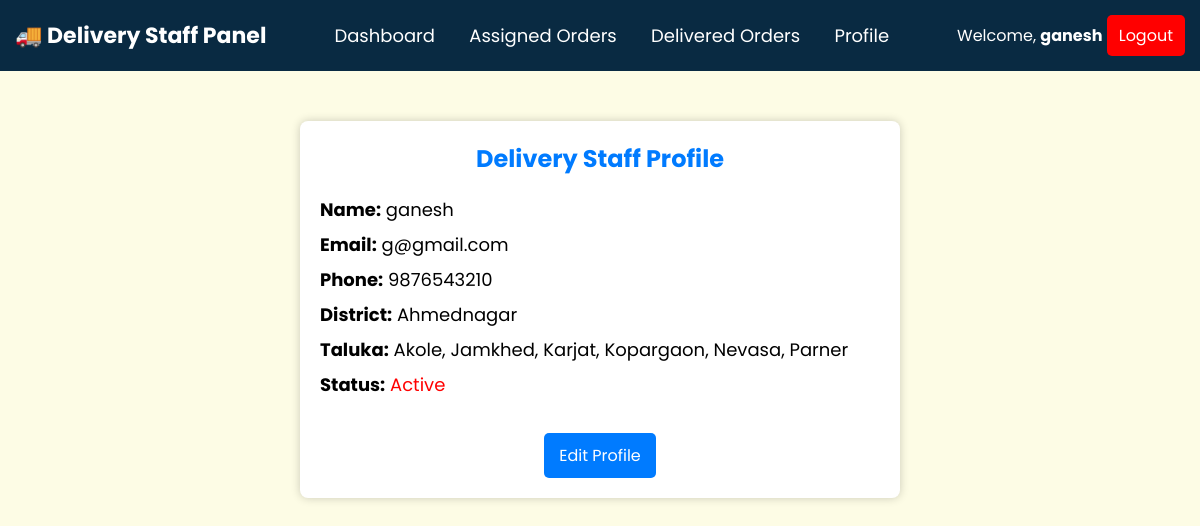
/ds_profile.php (signed in), run on the app's committed database.
### tables this page shows
CREATE TABLE `delivery_staff` (
  `id` int(11) NOT NULL,
  `name` varchar(255) NOT NULL,
  `email` varchar(255) NOT NULL,
  `phone` varchar(15) NOT NULL,
  `password` varchar(255) NOT NULL,
  `status` enum('Active','Inactive') DEFAULT 'Active',
  `created_at` timestamp NOT NULL DEFAULT current_timestamp(),
  `state` varchar(255) NOT NULL DEFAULT 'Maharashtra',
  `district` varchar(255) NOT NULL,
  `taluka` text DEFAULT NULL
);

### ds_profile.php (the view, shortened to what this page needs)
<?php
include 'config.php';
$ds_id = mysqli_real_escape_string($conn, $_SESSION['delivery_staff_id']);
$query = "SELECT * FROM delivery_staff WHERE id = '$ds_id'";
$result = mysqli_query($conn, $query) or die(mysqli_error($conn));
if (mysqli_num_rows($result) > 0) {
    $staff = mysqli_fetch_assoc($result);
} else {
    echo "<p style='color: red; text-align: center;'>Profile not found!</p>";
    exit();
}
?>
<!DOCTYPE html>
<html lang="en">
<head>
    <link rel="stylesheet" href="./css/admin.css">
</head>
<body style="background-color:#fdfce5">
<?php include 'ds_header.php'; ?>
<div class="profile-container">
    <h2>Delivery Staff Profile</h2>
    <div class="profile-info">
        <p><strong>Name:</strong> <?php echo $staff['name']; ?></p>
        <p><strong>Email:</strong> <?php echo $staff['email']; ?></p>
        <p><strong>Phone:</strong> <?php echo $staff['phone']; ?></p>
        <p><strong>District:</strong> <?php echo $staff['district']; ?></p>
        <p><strong>Taluka:</strong> <?php echo $staff['taluka']; ?></p>
        <p><strong>Status:</strong>
            <span style="color: <?php echo ($staff['status'] == 'active') ? 'green' : 'red'; ?>;">
                <?php echo ucfirst($staff['status']); ?>
            </span>
        </p>
    </div>
    <a href="ds_edit_profile.php" class="edit-btn">Edit Profile</a>
</div>
</body>
</html>

### ds_header.php (shortened to what this page needs)
<?php
include 'config.php';
$ds_id = mysqli_real_escape_string($conn, $_SESSION['delivery_staff_id']);
$query = mysqli_query($conn, "SELECT name FROM delivery_staff WHERE id = '$ds_id'") or die(mysqli_error($conn));
$ds_data = mysqli_fetch_assoc($query);
$ds_name = $ds_data['name'];
?>
<!DOCTYPE html>
<html lang="en">
<head>
    <link rel="stylesheet" href="./css/admin.css">
</head>
<body>
<div class="header">
    <div class="logo">🚚 Delivery Staff Panel</div>
    <div class="menu">
        <a href="ds_dashboard.php">Dashboard</a>
        <a href="ds_assigned_orders.php">Assigned Orders</a>
        <a href="ds_delivered_orders.php">Delivered Orders</a>
        <a href="ds_profile.php">Profile</a>
    </div>
    <div>
        <span>Welcome, <strong><?php echo $ds_name; ?></strong></span>
        <a href="ds_logout.php"><button class="logout-btn">Logout</button></a>
    </div>
</div>
</body>
</html>

### css/admin.css (style rules this page uses)
* { text-decoration: none; margin: 0; padding: 0; font-family: "Poppins", sans-serif; box-sizing: border-box; outline: none; border: none; }
a { color: #ff0000; text-decoration: none; background-color: transparent; }

### ds_profile.php (style rules this page uses)
body { background-color: lightgrey; }
.profile-container { width: 50%; margin: 50px auto; background: white; padding: 20px; border-radius: 8px; box-shadow: 0px 0px 10px rgba(0, 0, 0, 0.2); text-align: center; }
.profile-container h2 { color: #007bff; }
.profile-info { text-align: left; margin: 20px 0; }
.profile-info p { font-size: 18px; margin: 8px 0; }
.edit-btn { display: inline-block; padding: 10px 15px; background: #007bff; color: white; text-decoration: none; border-radius: 5px; margin-top: 15px; }

### ds_header.php (style rules this page uses)
.header { background-color: #092a42; color: white; padding: 15px; text-align: center; display: flex; justify-content: space-between; align-items: center; }
.header .logo { font-size: 22px; font-weight: bold; }
.header .menu a { color: white; text-decoration: none; margin: 0 15px; font-size: 18px; }
.logout-btn { background-color: red; color: white; padding: 8px 12px; border: none; cursor: pointer; font-size: 16px; border-radius: 5px; }

### data on the page
delivery_staff: name "ganesh", email "g@gmail.com", phone "9876543210", district "Ahmednagar", taluka "Akole, Jamkhed, Karjat, Kopargaon, Nevasa, Parner", status "Active"
